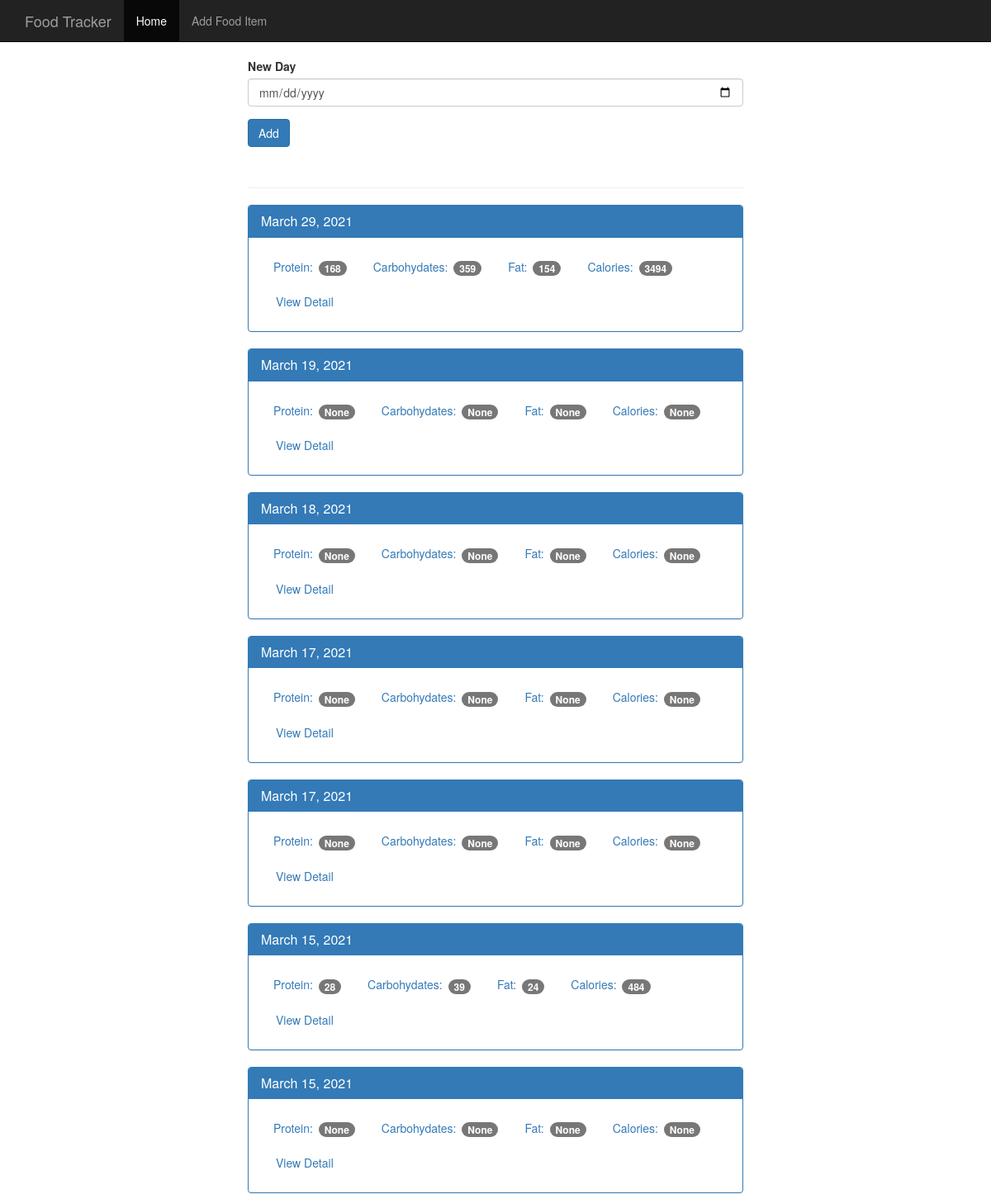
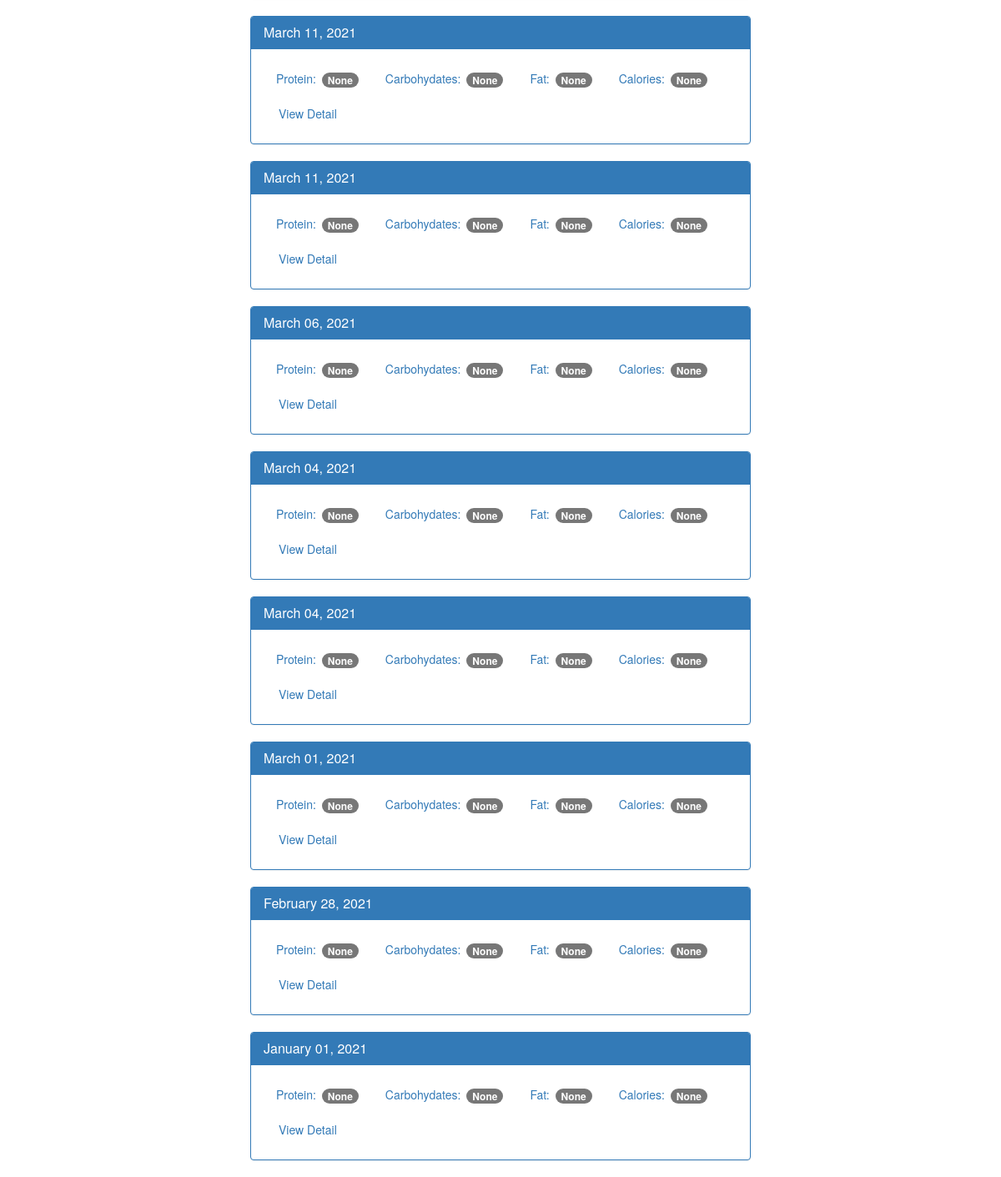
The page / on the database its author committed (2 pictures, top to bottom).
### tables this page shows
CREATE TABLE log_table (
    id integer primary key autoincrement,
    entry_date date not null
);

### app.py (the view)
@app.route('/', methods=['GET','POST'])
def index():
    db = get_db()
    if request.method == 'POST':
        date = request.form['date']
        dt = datetime.strptime(date, '%Y-%m-%d')
        database_date = datetime.strftime(dt, '%Y%m%d')
        db.execute('insert into log_table (entry_date) values (?)', [database_date])
        db.commit()
    cur = db.execute('''select log_table.entry_date, sum(food.protein) as protein, sum(food.carbohydrates) as carbohydrates, sum(food.fat) as fat, sum(food.calories) as calories
                        from log_table
                        left join food_dates on food_dates.log_date_id = log_table.id
                        left join food on food.id = food_dates.food_id
                        group by log_table.id order by log_table.entry_date desc''')
    results = cur.fetchall()
    date_results = []
    for i in results:
        single_date = {}
        single_date['entry_date'] = i['entry_date']
        single_date['protein'] = i['protein']
        single_date['carbohydrates'] = i['carbohydrates']
        single_date['fat'] = i['fat']
        single_date['calories'] = i['calories']
        d = datetime.strptime(str(i['entry_date']), '%Y%m%d')
        single_date['pretty_date'] = datetime.strftime(d, '%B %d, %Y')
        date_results.append(single_date)
    return render_template('home.html', results=date_results)

### database.py (called while the page is built)
def connect_db():
    sql = sqlite3.connect('C:/Users/Akis/PycharmProjects/FoodTruckerApp/food_log.db')
    sql.row_factory = sqlite3.Row
    return  sql

def get_db():
    if not hasattr(g, 'sqlite3_db'):
        g.sqlite_db = connect_db()
    return g.sqlite_db

### templates/home.html
{% extends "base.html" %}
{% block body %}
    <nav class="navbar navbar-inverse navbar-fixed-top">
      <div class="container">
        <div class="navbar-header">
          <a class="navbar-brand" href="{{ url_for('index') }}">Food Tracker</a>
        </div>
        <div id="navbar" class="navbar-collapse collapse">
          <ul class="nav navbar-nav">
            <li class="active"><a href="{{ url_for('index') }}">Home</a></li>
            <li><a href="{{ url_for('food') }}">Add Food Item</a></li>
          </ul>
        </div>
      </div>
    </nav>
    <div class="container theme-showcase col-sm-6 col-sm-offset-3" role="main">
      <div class="row">
        <div>
          <form method="POST" action="/">
            <div class="form-group">
              <label for="new-day">New Day</label>
              <input type="date" class="form-control" name="date" id="new-day">
            </div>
            <button type="submit" class="btn btn-primary">Add</button>
          </form>
          <div class="page-header"></div>
          {% for r in results %}
          <div class="panel panel-primary">
            <div class="panel-heading">
              <h3 class="panel-title"> {{ r.pretty_date }} </h3>
            </div>
            <div class="panel-body">
              <ul class="nav nav-pills" role="tablist">
                <li><a>Protein: <span class="badge">{{ r.protein }}</span></a></li>
                <li><a>Carbohydates: <span class="badge">{{ r.carbohydrates }}</span></a></li>
                <li><a>Fat: <span class="badge">{{ r.fat }}</span></a></li>
                <li><a>Calories: <span class="badge">{{ r.calories }}</span></a></li>
                <li><a href="{{ url_for('view', date=r.entry_date ) }}" type="button" class="btn btn-link">View Detail</a></li>
              </ul>
            </div>
          </div>
          {% endfor %}
        </div>
      </div>
    </div>
{% endblock %}

### templates/base.html (shortened to what this page needs)
<!DOCTYPE html>
<html lang="en">
  <head>
    <link href="{{ url_for('static', filename='bootstrap.min.css') }}" rel="stylesheet">
    <link href="{{ url_for('static', filename='theme.css') }}" rel="stylesheet">
  </head>
  <body>
  {% block body %}{% endblock %}
  </body>
</html>

### static/theme.css (style rules this page uses)
body { padding-top: 70px; padding-bottom: 30px; }

### rows shown on the page
log_table: pretty_date "March 29, 2021", protein "168", carbohydrates "359", fat "154", calories "3494"
log_table: pretty_date "March 19, 2021", protein "None", carbohydrates "None", fat "None", calories "None"
log_table: pretty_date "March 18, 2021", protein "None", carbohydrates "None", fat "None", calories "None"
log_table: pretty_date "March 17, 2021", protein "None", carbohydrates "None", fat "None", calories "None"
log_table: pretty_date "March 17, 2021", protein "None", carbohydrates "None", fat "None", calories "None"
log_table: pretty_date "March 15, 2021", protein "28", carbohydrates "39", fat "24", calories "484"
log_table: pretty_date "March 15, 2021", protein "None", carbohydrates "None", fat "None", calories "None"
log_table: pretty_date "March 11, 2021", protein "None", carbohydrates "None", fat "None", calories "None"
log_table: pretty_date "March 11, 2021", protein "None", carbohydrates "None", fat "None", calories "None"
log_table: pretty_date "March 06, 2021", protein "None", carbohydrates "None", fat "None", calories "None"
log_table: pretty_date "March 04, 2021", protein "None", carbohydrates "None", fat "None", calories "None"
log_table: pretty_date "March 04, 2021", protein "None", carbohydrates "None", fat "None", calories "None"
log_table: pretty_date "March 01, 2021", protein "None", carbohydrates "None", fat "None", calories "None"
log_table: pretty_date "February 28, 2021", protein "None", carbohydrates "None", fat "None", calories "None"
log_table: pretty_date "January 01, 2021", protein "None", carbohydrates "None", fat "None", calories "None"
